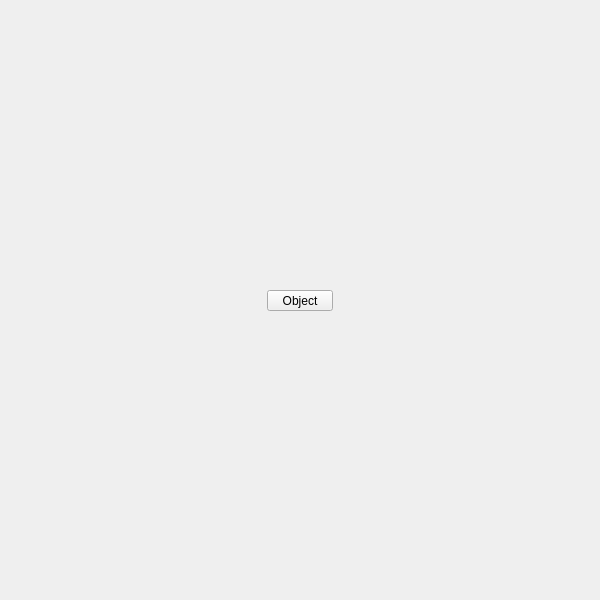
<?xml version="1.0" encoding="UTF-8"?>
<ui version="4.0">
 <class>QtUi</class>
 <widget class="QMainWindow" name="QtUi">
  <property name="geometry"><rect><x>0</x><y>0</y><width>600</width><height>600</height></rect></property>
  <property name="sizePolicy"><sizepolicy hsizetype="Ignored" vsizetype="Ignored"><horstretch>0</horstretch><verstretch>0</verstretch></sizepolicy></property>
  <property name="minimumSize"><size><width>0</width><height>0</height></size></property>
  <property name="maximumSize"><size><width>600</width><height>600</height></size></property>
  <property name="toolButtonStyle"><enum>Qt::ToolButtonIconOnly</enum></property>
  <property name="tabShape"><enum>QTabWidget::Triangular</enum></property>
  <property name="dockNestingEnabled"><bool>true</bool></property>
  <property name="dockOptions"><set>QMainWindow::AllowNestedDocks|QMainWindow::AllowTabbedDocks|QMainWindow::AnimatedDocks|QMainWindow::ForceTabbedDocks</set></property>
  <widget class="QWidget" name="widget">
   <property name="sizePolicy"><sizepolicy hsizetype="Ignored" vsizetype="Ignored"><horstretch>0</horstretch><verstretch>0</verstretch></sizepolicy></property>
   <widget class="MenuButton" name="i004">
    <property name="geometry">
     <rect><x>267</x><y>290</y><width>66</width><height>21</height></rect>
    </property>
    <property name="minimumSize"><size><width>0</width><height>21</height></size></property>
    <property name="maximumSize"><size><width>999</width><height>21</height></size></property>
    <property name="target"><string>object</string></property>
    <property name="text"><string>Object</string></property>
   </widget>
  </widget>
 </widget>
 <customwidgets>
  <customwidget><class>MenuButton</class><extends>QPushButton</extends><header>widgets.menubutton.h</header></customwidget>
 </customwidgets>
 <resources/>
 <connections/>
</ui>
